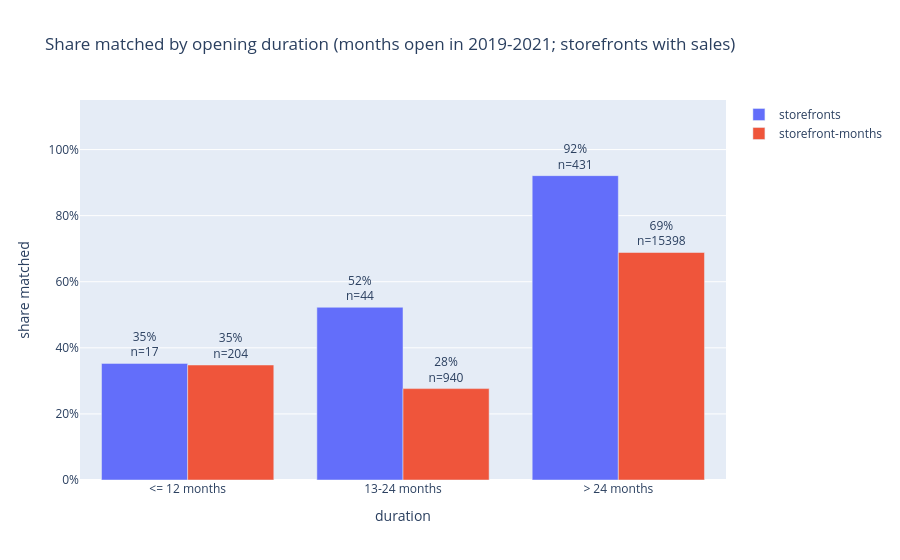

The notebook cell saved with this chart:
### Markdown cell above
### (c) Share matched by opening duration

### Code cell
### (c) SHARE MATCHED BY OPENING DURATION (storefronts with sales)
## Output: [10c] the same columns as [10b], one row per duration group (months open in 2019-2021: <= 12, 13-24, > 24) and a "total" row
## Name: 10c_match_by_duration.parquet
by_dur = match_shares("duration")
by_dur.to_parquet("processed-data/10c_match_by_duration.parquet")
display(by_dur.round(3))
save_table(pretty_shares(by_dur, "Months open, 2019-2021"), "match_share_by_opening_duration_table",
           "Share of storefronts and storefront-months matched, by opening duration", NOTE_B + " Opening duration: months open in 2019-2021, of 36.")
share_chart(by_dur, "duration", "Share matched by opening duration (months open in 2019-2021; storefronts with sales)", "match_share_by_opening_duration",
            DURATIONS)

### Figure 1 — Plotly figure (JSON) as saved in the notebook; plotly's stock layout.template omitted (floating-point values rounded to 4 significant figures)
{"data": [{"alignmentgroup": "True", "hovertemplate": "=storefronts<br>duration=%{x}<br>share matched=%{y}<br>label=%{text}<extra></extra>", "legendgroup": "storefronts", "marker": {"color": "#636efa", "pattern": {"shape": ""}}, "name": "storefronts", "offsetgroup": "storefronts", "orientation": "v", "showlegend": true, "text": ["35%<br>n=17", "52%<br>n=44", "92%<br>n=431"], "textposition": "outside", "type": "bar", "x": ["<= 12 months", "13-24 months", "> 24 months"], "xaxis": "x", "y": [0.3529, 0.5227, 0.9211], "yaxis": "y"}, {"alignmentgroup": "True", "hovertemplate": "=storefront-months<br>duration=%{x}<br>share matched=%{y}<br>label=%{text}<extra></extra>", "legendgroup": "storefront-months", "marker": {"color": "#EF553B", "pattern": {"shape": ""}}, "name": "storefront-months", "offsetgroup": "storefront-months", "orientation": "v", "showlegend": true, "text": ["35%<br>n=204", "28%<br>n=940", "69%<br>n=15398"], "textposition": "outside", "type": "bar", "x": ["<= 12 months", "13-24 months", "> 24 months"], "xaxis": "x", "y": [0.348, 0.2766, 0.6885], "yaxis": "y"}], "layout": {"barmode": "group", "legend": {"title": {"text": ""}, "tracegroupgap": 0}, "title": {"text": "Share matched by opening duration (months open in 2019-2021; storefronts with sales)"}, "xaxis": {"anchor": "y", "categoryarray": ["<= 12 months", "13-24 months", "> 24 months"], "categoryorder": "array", "domain": [0.0, 1.0], "title": {"text": "duration"}}, "yaxis": {"anchor": "x", "domain": [0.0, 1.0], "range": [0, 1.15], "tickformat": ".0%", "title": {"text": "share matched"}}}}
